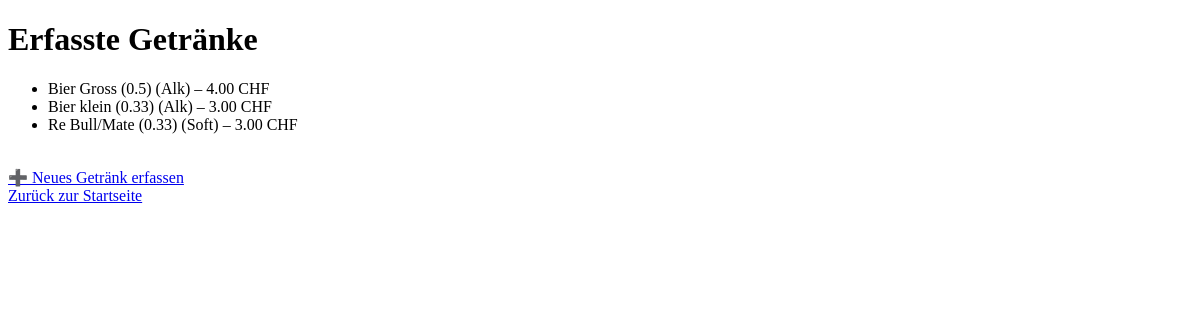
Page /getraenke on the earlier database version.
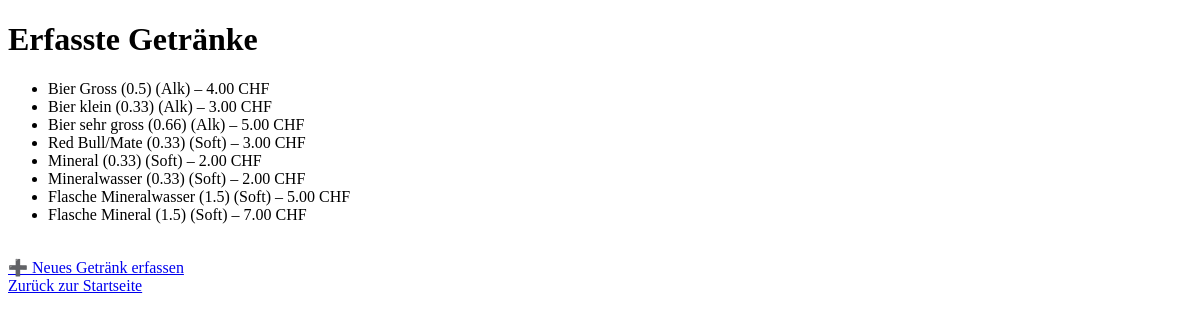
Same page on the later database version.
### app/models.py (models this page shows)
class Getraenk(db.Model):
    id = db.Column(db.Integer, primary_key=True)
    name = db.Column(db.String(100), nullable=False)
    preis = db.Column(db.Float, nullable=False)
    kategorie = db.Column(db.String(50))

### app/routes.py (the view)
@app.route("/getraenke")
def list_getraenke():
    getraenke = Getraenk.query.order_by(Getraenk.kategorie).all()
    return render_template("getraenk_liste.html", getraenke=getraenke)

### app/templates/getraenk_liste.html (shortened to what this page needs)
<!DOCTYPE html>
<html lang="de">
<head>
</head>
<body>
    <h1>Erfasste Getränke</h1>
    {% if getraenke %}
        <ul>
        {% for g in getraenke %}
            <li>{{ g.name }} ({{ g.kategorie }}) – {{ "%.2f"|format(g.preis) }} CHF</li>
        {% endfor %}
        </ul>
    {% else %}
        <p>Noch keine Getränke erfasst.</p>
    {% endif %}
    <br>
    <a href="{{ url_for('create_getraenk') }}">➕ Neues Getränk erfassen</a><br>
    <a href="{{ url_for('index') }}">Zurück zur Startseite</a>
</body>
</html>

Differences in the rows shown:
added Getraenk: name "Bier sehr gross (0.66)", kategorie "Alk", preis "5.00"
changed Getraenk: name "Re Bull/Mate (0.33)" → "Red Bull/Mate (0.33)"
added Getraenk: name "Mineral (0.33)", kategorie "Soft", preis "2.00"
added Getraenk: name "Mineralwasser (0.33)", kategorie "Soft", preis "2.00"
added Getraenk: name "Flasche Mineralwasser (1.5)", kategorie "Soft", preis "5.00"
added Getraenk: name "Flasche Mineral (1.5)", kategorie "Soft", preis "7.00"
